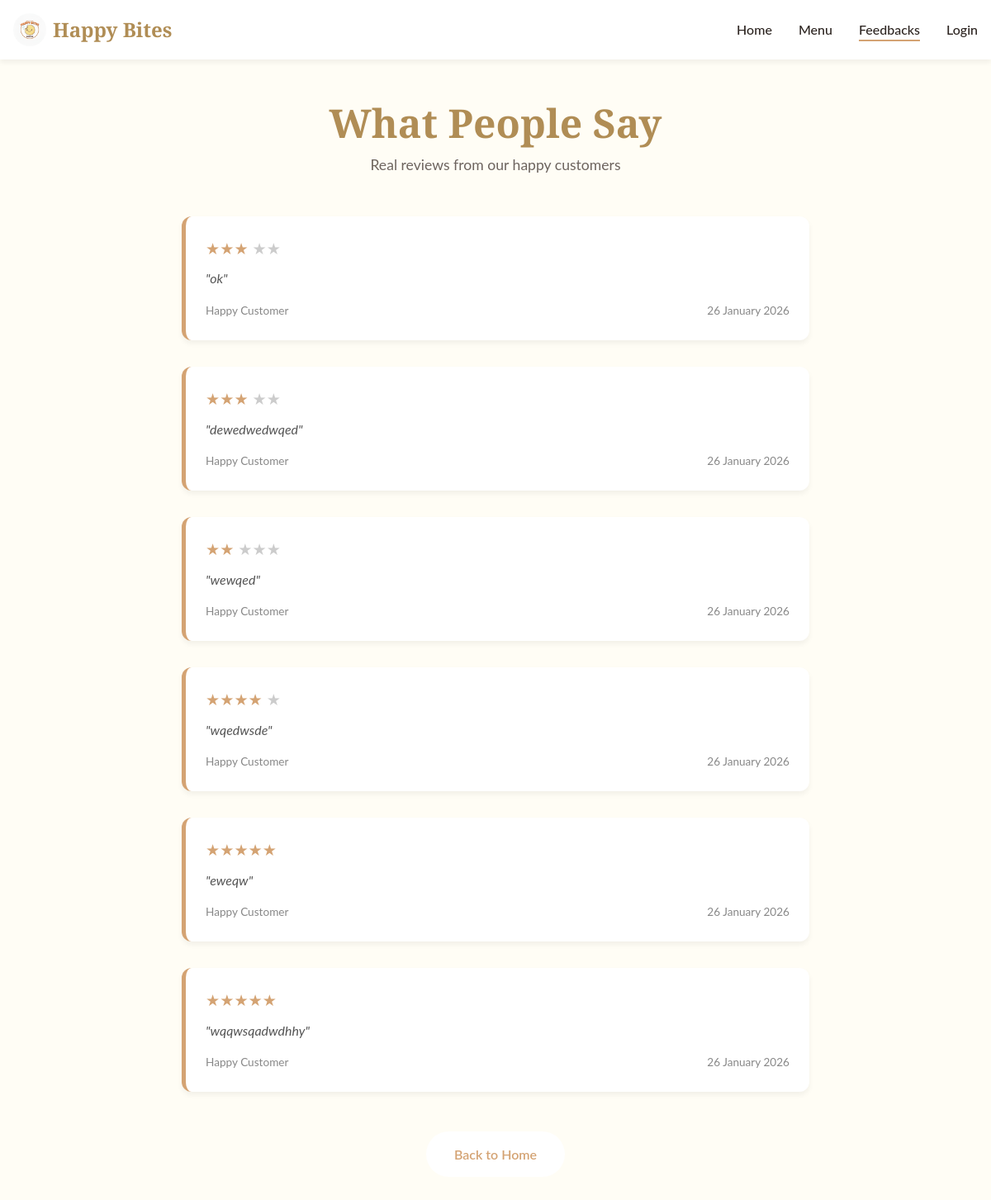
The app's page /feedbacks with its own data.
### app1.py (models this page shows)
class Feedback(db.Model):
    id = db.Column(db.Integer, primary_key=True)
    rating = db.Column(db.Integer, nullable=False)
    message = db.Column(db.Text, nullable=True)
    timestamp = db.Column(db.DateTime, default=datetime.utcnow)

### app1.py (the view)
@app.route('/feedbacks')
def all_feedbacks():
    feedbacks = Feedback.query.order_by(Feedback.timestamp.desc()).all()
    return render_template('feedbacks.html', feedbacks=feedbacks)

### app1.py (called while the page is built)
@app.context_processor
def inject_settings():
    settings = StoreSettings.query.first()
    if not settings:
        settings = StoreSettings()
        db.session.add(settings)
        db.session.commit()
    return dict(store_settings=settings)

### templates/feedbacks.html (shortened to what this page needs)
<!DOCTYPE html>
<html lang="en">
<head>
    <link rel="stylesheet" href="/static/style.css">
</head>
<body>
    <nav class="navbar scrolled" id="navbar">
        <div class="container nav-container">
            <a href="/" class="logo">
                <img src="static/assets/images/logo.jpeg" alt="Happy Bites Logo" class="logo-img">
                <span class="logo-text">Happy Bites</span>
            </a>
            <ul class="nav-links">
                <li><a href="/" class="nav-link">Home</a></li>
                <li><a href="/menu" class="nav-link">Menu</a></li>
                <li><a href="/feedbacks" class="nav-link active">Feedbacks</a></li>
                {% if session.user_logged_in %}
                <li><a href="/my_orders" class="nav-link">My Orders</a></li>
                <li><a href="/logout" class="nav-link">Logout</a></li>
                {% else %}
                <li><a href="/login" class="nav-link">Login</a></li>
                {% endif %}
            </ul>
        </div>
    </nav>
    <div class="feedback-container">
        <h1 class="section-title text-center">What People Say</h1>
        <p class="section-desc text-center" style="margin-bottom: 3rem;">Real reviews from our happy customers</p>
        {% if feedbacks %}
        {% for f in feedbacks %}
        <div class="feedback-card">
            <div class="rating">
                {% for i in range(f.rating) %}★{% endfor %}
                {% for i in range(5 - f.rating) %}<span style="color: #ccc;">★</span>{% endfor %}
            </div>
            <p style="font-style: italic; color: #555; margin-bottom: 1rem;">"{{ f.message }}"</p>
            <div
                style="display: flex; justify-content: space-between; align-items: center; font-size: 0.85rem; color: #888;">
                <span>Happy Customer</span>
                <span>{{ f.timestamp.strftime('%d %B %Y') }}</span>
            </div>
        </div>
        {% endfor %}
        {% else %}
        <p class="text-center">No feedbacks yet. Be the first to share your thoughts!</p>
        {% endif %}
        <div class="text-center" style="margin-top: 3rem;">
            <a href="/" class="btn btn-secondary">Back to Home</a>
        </div>
    </div>
</body>
</html>

### static/style.css (style rules this page uses)
:root { --primary: #D4A373; --primary-dark: #b08d55; --secondary: #FEFAE0; --accent: #FAEDCD; --text-dark: #2c2420; --text-light: #6d645f; --white: #ffffff; --light-bg: #FFFDF5; --gradient-hero: linear-gradient(135deg, rgba(0, 0, 0, 0.4) 0%, rgba(0, 0, 0, 0.1) 100%); --gradient-gold: linear-gradient(45deg, #D4A373, #FAEDCD); --font-heading: 'Playfair Display', serif; --font-body: 'Lato', sans-serif; --container-width: 1200px; --spacing-xs: 0.5rem; --spacing-sm: 1rem; --spacing-md: 2rem; --spacing-lg: 4rem; --shadow-sm: 0 4px 6px rgba(0, 0, 0, 0.05); --shadow-md: 0 10px 15px rgba(0, 0, 0, 0.1); --shadow-lg: 0 20px 25px rgba(0, 0, 0, 0.15); --radius: 12px; --transition: all 0.3s cubic-bezier(0.4, 0, 0.2, 1); }
*, *::before, *::after { margin: 0; padding: 0; box-sizing: border-box; }
html { scroll-behavior: smooth; font-size: 16px; }
body { font-family: var(--font-body), system-ui, sans-serif; background-color: var(--light-bg); color: var(--text-dark); line-height: 1.6; overflow-x: hidden; }
h1, h2, h3, h4 { font-family: var(--font-heading); font-weight: 700; line-height: 1.2; }
a { text-decoration: none; color: inherit; transition: var(--transition); }
ul { list-style: none; }
img { max-width: 100%; display: block; }
.container { max-width: var(--container-width); margin: 0 auto; padding: 0 var(--spacing-sm); }
.text-center { text-align: center; }
.btn { display: inline-block; padding: 0.8rem 2rem; border-radius: 50px; font-weight: 600; font-size: 1rem; cursor: pointer; transition: var(--transition); border: 2px solid transparent; }
.btn-secondary { background-color: var(--white); color: var(--primary); }
.navbar { position: fixed; top: 0; left: 0; width: 100%; z-index: 1000; padding: 1.5rem 0; transition: var(--transition); background: transparent; }
.navbar.scrolled { background: rgba(255, 255, 255, 0.95); backdrop-filter: blur(10px); box-shadow: var(--shadow-sm); padding: 1rem 0; }
.nav-container { display: flex; justify-content: space-between; align-items: center; }
.logo { display: flex; align-items: center; gap: 0.5rem; font-family: var(--font-heading); font-size: 1.5rem; font-weight: 700; color: var(--primary); }
.navbar.scrolled .logo { color: var(--primary-dark); }
.logo-img { height: 40px; width: 40px; border-radius: 50%; object-fit: cover; }
.nav-links { display: flex; gap: 2rem; }
.nav-link { font-size: 1rem; font-weight: 500; position: relative; color: var(--white); }
.navbar.scrolled .nav-link { color: var(--text-dark); }
.nav-link::after { content: ''; position: absolute; bottom: -5px; left: 0; width: 0%; height: 2px; background-color: var(--primary); transition: width 0.3s ease; }
.nav-link:hover::after, .nav-link.active::after { width: 100%; }
.section-title { font-size: 3rem; margin-bottom: 0.5rem; color: var(--primary-dark); }
.section-desc { color: var(--text-light); font-size: 1.1rem; }

### templates/feedbacks.html (style rules this page uses)
.feedback-container { padding: 120px 20px 60px; max-width: 800px; margin: 0 auto; }
.feedback-card { background: white; padding: 1.5rem; border-radius: var(--radius); box-shadow: var(--shadow-sm); margin-bottom: 2rem; border-left: 5px solid var(--primary); }
.rating { color: var(--primary); font-size: 1.2rem; margin-bottom: 0.5rem; }

### records on screen
Feedback: message "ok", timestamp "26 January 2026"
Feedback: message "dewedwedwqed", timestamp "26 January 2026"
Feedback: message "wewqed", timestamp "26 January 2026"
Feedback: message "wqedwsde", timestamp "26 January 2026"
Feedback: message "eweqw", timestamp "26 January 2026"
Feedback: message "wqqwsqadwdhhy", timestamp "26 January 2026"
